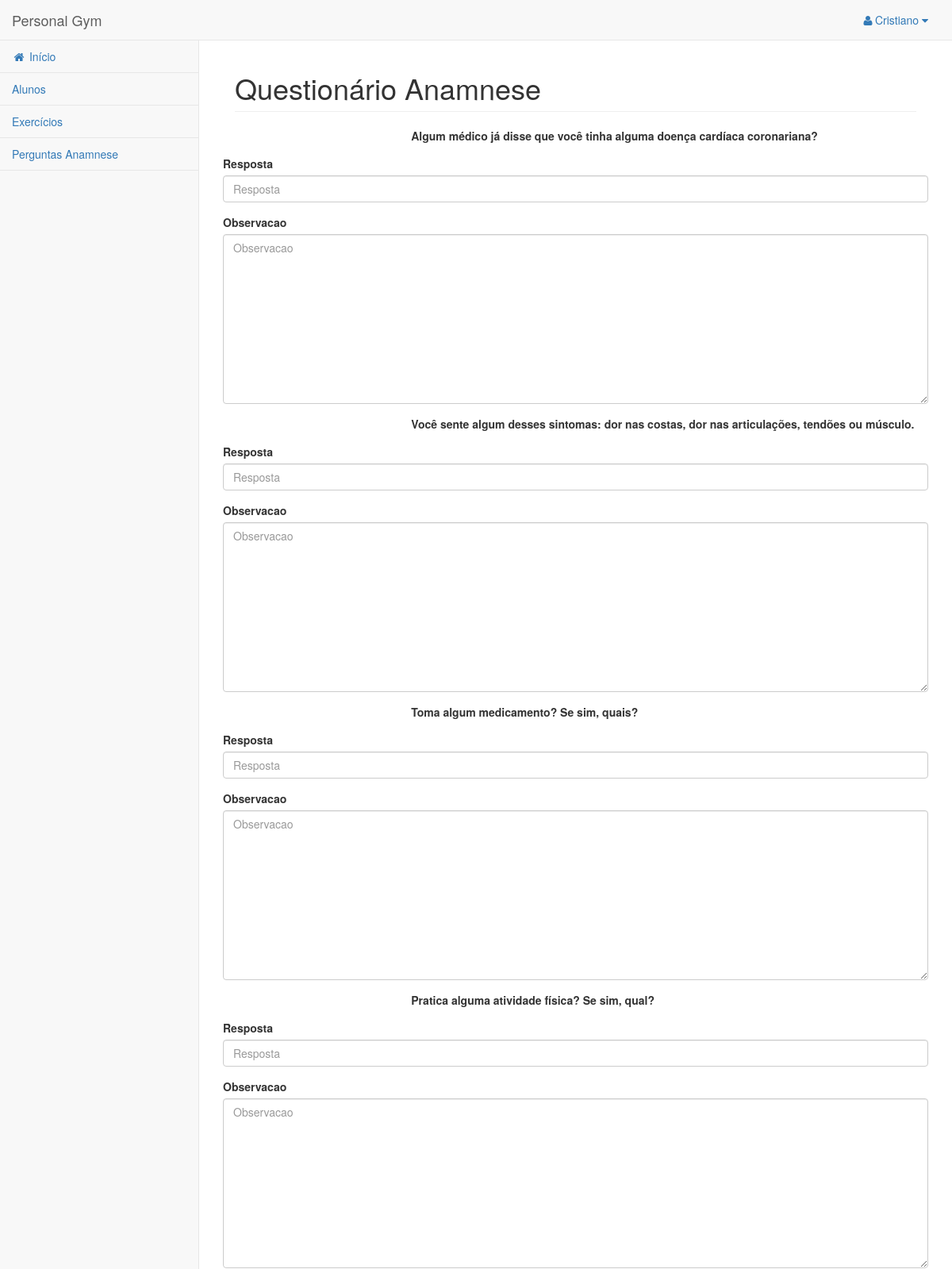
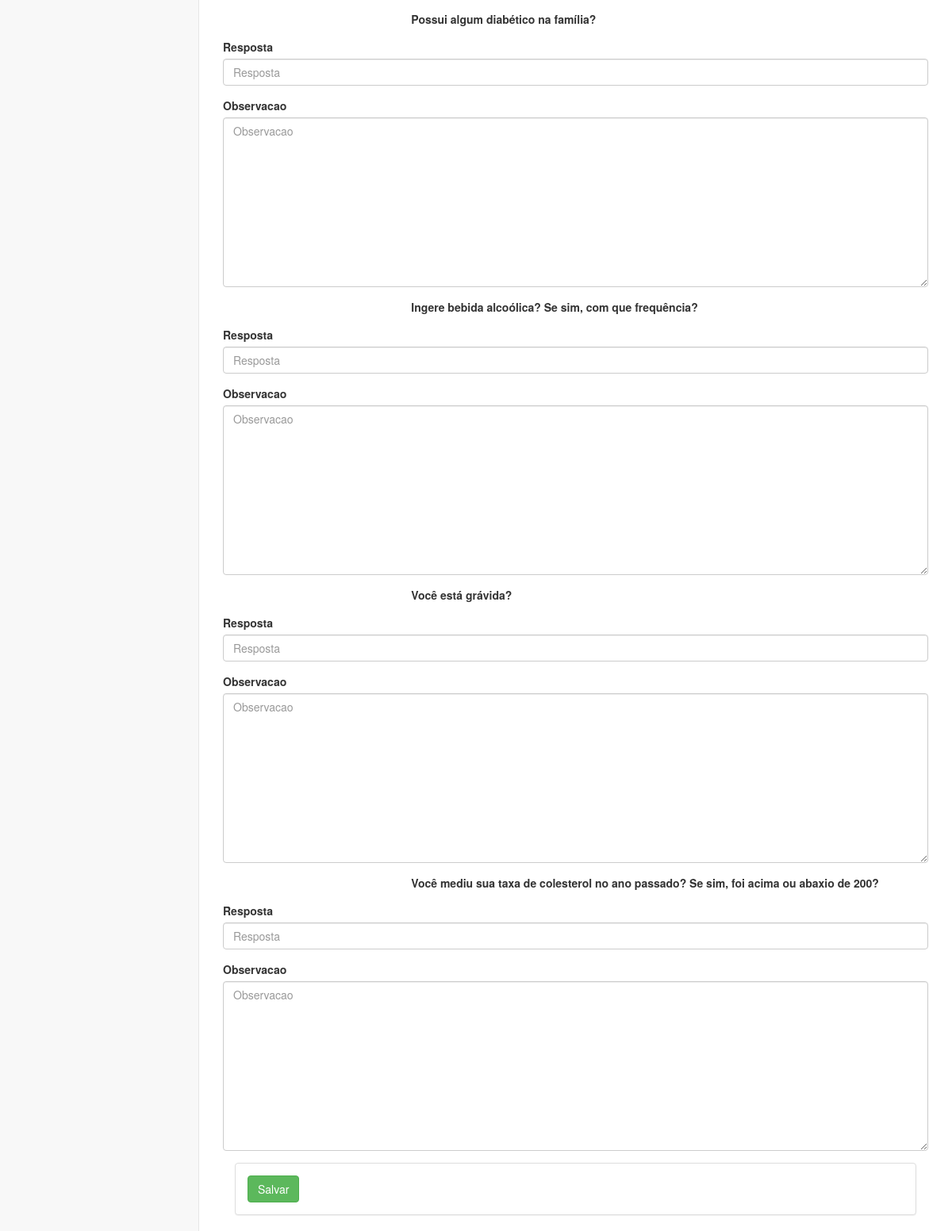
Page /anamnese/responder/2 (signed in) on the committed database (2 pictures, top to bottom).
### academia/models.py (models this page shows, shortened)
class Usuario(AbstractBaseUser):
    nome = models.CharField(max_length=100)
    idade = models.IntegerField(null=True)
    sexo = models.IntegerField(choices=((1, 'Masculino'), (2, 'Feminino')), null=True)
    login = models.CharField(max_length=10, unique=True)
    tipo = models.IntegerField(default=1)
    objects = UsuarioManager()
    USERNAME_FIELD = 'login'

class RespostaAnamnese(models.Model):
    avaliacaofisica = models.ForeignKey(AvaliacaoFisica, editable=False,
                                        related_name='respostas_anamnese')
    pergunta = models.ForeignKey(PerguntaAnamnese)
    texto = models.CharField(blank=True, null=True, max_length=500, verbose_name='resposta')
    observacao = models.TextField(blank=True, null=True)

class PerguntaAnamnese(models.Model):
    texto = models.CharField(max_length=500)
    ativo = models.BooleanField(default=True)
    def __str__(self):
        return self.texto

### academia/views/anamnese_resposta.py (the view)
# urls.py: url(r'^anamnese/responder/(?P<pk>\d+)$', anamnese_resposta.responder,
@login_required
def responder(request, pk):
    avaliacao = AvaliacaoFisica.objects.get(pk=pk)
    for pergunta in PerguntaAnamnese.objects.all():
        RespostaAnamnese.objects.get_or_create(
            pergunta=pergunta, avaliacaofisica=avaliacao)
    if request.method == 'POST':
        formset = RespostaAnamneseFormSet(request.POST, request.FILES, instance=avaliacao)
        if formset.is_valid():
            formset.save()
            return redirect(reverse('avaliacao_detalhar', kwargs={'pk': pk}))
    else:
        formset = RespostaAnamneseFormSet(instance=avaliacao)
    return render(request, 'anamnese/responder.html', {'formset': formset})

### academia/templates/anamnese/responder.html (shortened to what this page needs)
{% extends "base_site.html" %}
{% load bootstrap3 %}
{% block conteudo %}
<h1 class="page-header">Questionário Anamnese</h1>
<form role="form" enctype="multipart/form-data" method="POST" class="form-horizontal">
    {% for form in formset %}
        <div class="form-group">
            <div class="col-md-9 col-md-offset-3">
                <b>{{ form.instance.pergunta }}</b>
            </div>
        </div>
        {% bootstrap_field form.texto layout='horizontal' %}
        {% bootstrap_field form.observacao layout='horizontal' %}
    {% endfor %}
    <div class="panel panel-default">
        <div class="panel-body">
        	{% bootstrap_button "Salvar" button_type="submit" button_class="btn-success" %}
        </div>
    </div>
</form>
{% endblock %}

### academia/templates/base_site.html (shortened to what this page needs)
{% extends 'base.html' %}
{% block body %}
    <div id="wrapper">
        <nav class="navbar navbar-default navbar-static-top" role="navigation" style="margin-bottom: 0">
            <div class="navbar-header">
                <a class="navbar-brand" href="{% url 'index' %}">Personal Gym</a>
            </div>
            <ul class="nav navbar-top-links navbar-right">
                <li class="dropdown">
                    <a class="dropdown-toggle" data-toggle="dropdown" href="#">
                        <i class="fa fa-user fa-fw"></i>{{ request.user }} <i class="fa fa-caret-down"></i>
                    </a>
                </li>
            </ul>
            <div class="navbar-default sidebar" role="navigation">
                <div class="sidebar-nav navbar-collapse">
                    <ul class="nav" id="side-menu">
                        <li><a href="{% url 'index' %}"><i class="fa fa-home fa-fw"></i> Início</a></li>
                        <li><a href="{% url 'aluno_listar' %}">Alunos</a></li>
                        <li><a href="{% url 'exercicio_listar' %}">Exercícios</a></li>
                        <li><a href="{% url 'anamnese_listar' %}">Perguntas Anamnese</a></li>
                    </ul>
                </div>
            </div>
        </nav>
        <div id="page-wrapper">
            <div class="container-fluid">
                {% block conteudo %}{% endblock %}
            </div>
        </div>
    </div>
{% endblock %}

### rows in the picture
Usuario: user "Cristiano"
RespostaAnamnese: instance.pergunta "Algum médico já disse que você tinha alguma doença cardíaca coronariana?"
RespostaAnamnese: instance.pergunta "Você sente algum desses sintomas: dor nas costas, dor nas articulações, tendões ou músculo."
RespostaAnamnese: instance.pergunta "Toma algum medicamento? Se sim, quais?"
RespostaAnamnese: instance.pergunta "Pratica alguma atividade física? Se sim, qual?"
RespostaAnamnese: instance.pergunta "Possui algum diabético na família?"
RespostaAnamnese: instance.pergunta "Ingere bebida alcoólica? Se sim, com que frequência?"
RespostaAnamnese: instance.pergunta "Você está grávida?"
RespostaAnamnese: instance.pergunta "Você mediu sua taxa de colesterol no ano passado? Se sim, foi acima ou abaxio de 200?"
